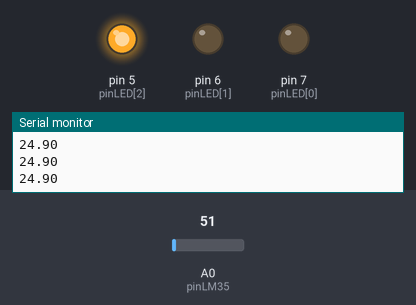
Bench run of a sketch on a simulated Arduino Uno, built with avr-gcc and run on an emulated ATmega328P. Parts: output pins drawn as LEDs (lit = HIGH), the last lines printed to the serial monitor. The test bench sets the inputs (shaded band); at power-on: A0 (pinLM35) = 51.

Above: at 1.2 s.
1.3 s: A0 (pinLM35) set to 57
2.8 s: A0 (pinLM35) set to 65
At 4.0 s:
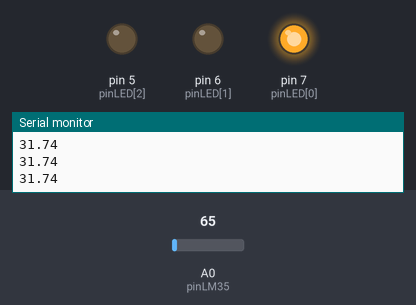
4.3 s: A0 (pinLM35) set to 61
At 5.1 s:
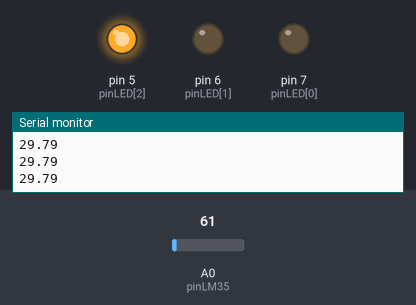
5.8 s: A0 (pinLM35) set to 71
At 6.2 s:
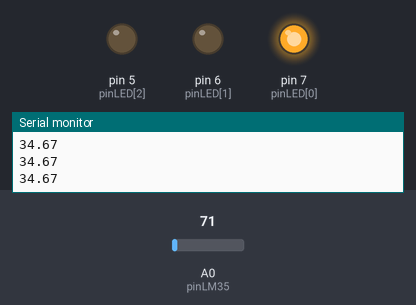
Timing chart, 0 to 8.3 s (numbered marks = the images above; inputs shaded):
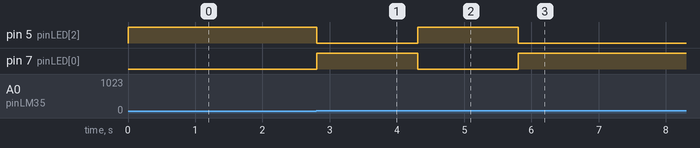

The sketch:

__4_-1.ino
```cpp
const int pinLM35 = 0;
int pinLED[3] = {7,6,5};
float val = 0;

void setup() {
  Serial.begin(9600);
  pinMode(pinLED[0],OUTPUT);
  pinMode(pinLED[1],OUTPUT);
  pinMode(pinLED[2],OUTPUT);

  }
void loop() {

val = analogRead(pinLM35);

 Serial.println(val * 5 * 100 / 1024.0);

 if((val * 5 * 100 / 1024.0)>30)
   { digitalWrite(pinLED[0],HIGH);
     digitalWrite(pinLED[2],LOW);}


  else{
    digitalWrite(pinLED[2],HIGH);
     digitalWrite(pinLED[0],LOW);
  }


}
```

Measured:
- the behaviour switches between 61 and 62 on A0 (pinLM35) (found by bisection; images 0 and 1)
- after the input at 2.8 s, pin 5 (pinLED[2]): HIGH → LOW at once; pin 7 (pinLED[0]): LOW → HIGH at once
- after the input at 4.3 s, pin 5 (pinLED[2]): LOW → HIGH at once; pin 7 (pinLED[0]): HIGH → LOW at once
- after the input at 5.8 s, pin 5 (pinLED[2]): HIGH → LOW at once; pin 7 (pinLED[0]): LOW → HIGH at once
